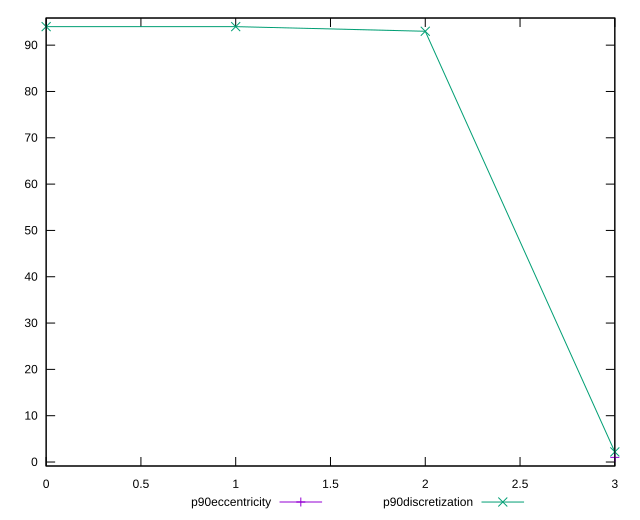

Reproduce this figure in gnuplot.
reset

$p90Eccentricity <<EOF
3 0.9999999999999999
EOF

$p90Discretization <<EOF
0 94
1 94
2 93
3 2.186046511627907
EOF

set key outside below
set xrange [0:3]
set yrange [-0.8600000000000002:95.86]
set trange [-0.8600000000000002:95.86]
set terminal svg size 640, 520 enhanced background rgb 'white'
set output "reports/report_00030_2021-02-24T20-42-31.540Z/render-blocking-resources/progression/eccentricity.svg"

plot $p90Eccentricity title "p90eccentricity" with linespoints, \
     $p90Discretization title "p90discretization" with linespoints

reset
